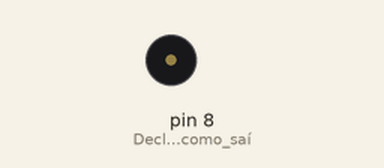
Bench run of a sketch on a simulated Arduino Uno, built with avr-gcc and run on an emulated ATmega328P. On the bench: buzzer (waves = sounding).

Above: at 0.1 s.
Timing chart, 0 to 1.6 s (numbered marks = the images above):
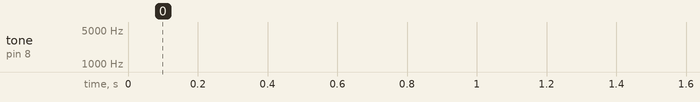

The sketch:

pieso.ino
```cpp
// Projeto 3 – Alarme com sonorizador piezo

// Armazena o valor de seno que fazer o valor se elevar e diminuir
float sinVal;
// Pega o valor armazenado em sinVal e converte-o para frequência...
//solicitada
int toneVal;

void setup() {
pinMode(8, OUTPUT); // Declara o pino 8 como saída
}

void loop() {
// Converte graus para radianos, e depois obtém o valor do seno
for (int x=0; x<180; x++) {

// Gera uma frequência a partir do valor do seno
sinVal = (sin(x*(3.1416/180)));

// Pega 2000 e adiciona sinVal multiplicando por 1000, gerando um...
//bom intervalo de frequências para o tom crescente e decrescente da...
//onda senoidal
toneVal = 2000+(int(sinVal*1000));

// O comando ton( ) é definido como ton(pin, frequency), o pin...
//corresponde o pino digital de saída e frequency é a frequência do...
//tom em Hertz
tone(8, toneVal);

delay(2); // Espera dois milissegundos entre as alterações de frequência
}
}
```
